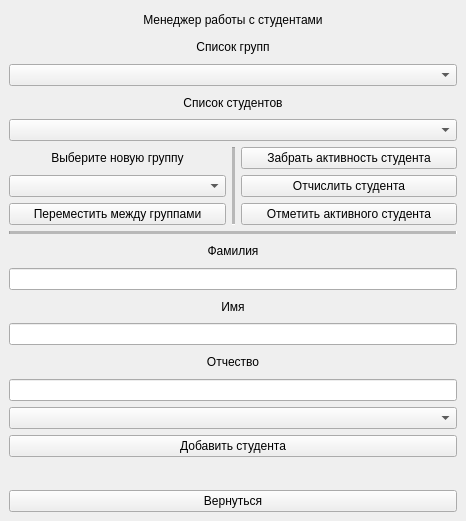
<?xml version="1.0" encoding="UTF-8"?>
<ui version="4.0">
 <class>StudentWork</class>
 <widget class="QMainWindow" name="StudentWork">
  <property name="geometry">
   <rect>
    <x>0</x>
    <y>0</y>
    <width>466</width>
    <height>521</height>
   </rect>
  </property>
  <property name="windowTitle">
   <string>Студенческий состав</string>
  </property>
  <widget class="QWidget" name="centralwidget">
   <layout class="QGridLayout" name="gridLayout">
    <item row="0" column="0">
     <layout class="QGridLayout" name="gridLayout_3">
      <property name="sizeConstraint">
       <enum>QLayout::SetFixedSize</enum>
      </property>
      <item row="14" column="0" colspan="3">
       <widget class="QLabel" name="label_5">
        <property name="text">
         <string>Имя</string>
        </property>
        <property name="alignment">
         <set>Qt::AlignCenter</set>
        </property>
       </widget>
      </item>
      <item row="2" column="0" colspan="3">
       <widget class="QComboBox" name="gru"/>
      </item>
      <item row="19" column="0" colspan="3">
       <widget class="QPushButton" name="addStuBut">
        <property name="text">
         <string>Добавить студента</string>
        </property>
       </widget>
      </item>
      <item row="6" column="0">
       <widget class="QLabel" name="label_13">
        <property name="text">
         <string>Выберите новую группу</string>
        </property>
        <property name="alignment">
         <set>Qt::AlignCenter</set>
        </property>
       </widget>
      </item>
      <item row="16" column="0" colspan="3">
       <widget class="QLabel" name="label_4">
        <property name="text">
         <string>Отчество</string>
        </property>
        <property name="alignment">
         <set>Qt::AlignCenter</set>
        </property>
       </widget>
      </item>
      <item row="13" column="0" colspan="3">
       <widget class="QLineEdit" name="stuSurname"/>
      </item>
      <item row="0" column="0" colspan="3">
       <widget class="QLabel" name="label_3">
        <property name="minimumSize">
         <size>
          <width>0</width>
          <height>0</height>
         </size>
        </property>
        <property name="maximumSize">
         <size>
          <width>16777215</width>
          <height>16777215</height>
         </size>
        </property>
        <property name="text">
         <string>Менеджер работы с студентами</string>
        </property>
        <property name="alignment">
         <set>Qt::AlignCenter</set>
        </property>
       </widget>
      </item>
      <item row="4" column="0" colspan="3">
       <widget class="QComboBox" name="stu"/>
      </item>
      <item row="12" column="0" colspan="3">
       <widget class="QLabel" name="label_6">
        <property name="text">
         <string>Фамилия</string>
        </property>
        <property name="alignment">
         <set>Qt::AlignCenter</set>
        </property>
       </widget>
      </item>
      <item row="7" column="0">
       <widget class="QComboBox" name="moveNewGru"/>
      </item>
      <item row="18" column="0" colspan="3">
       <widget class="QComboBox" name="pickGru"/>
      </item>
      <item row="6" column="1" rowspan="3">
       <widget class="Line" name="line_9">
        <property name="midLineWidth">
         <number>20</number>
        </property>
        <property name="orientation">
         <enum>Qt::Vertical</enum>
        </property>
       </widget>
      </item>
      <item row="20" column="0" colspan="3">
       <widget class="QLabel" name="statusStu">
        <property name="text">
         <string/>
        </property>
        <property name="alignment">
         <set>Qt::AlignCenter</set>
        </property>
       </widget>
      </item>
      <item row="8" column="0">
       <widget class="QPushButton" name="moveStuBut">
        <property name="text">
         <string>Переместить между группами</string>
        </property>
       </widget>
      </item>
      <item row="17" column="0" colspan="3">
       <widget class="QLineEdit" name="stuPar"/>
      </item>
      <item row="3" column="0" colspan="3">
       <widget class="QLabel" name="label_12">
        <property name="text">
         <string>Список студентов</string>
        </property>
        <property name="alignment">
         <set>Qt::AlignCenter</set>
        </property>
       </widget>
      </item>
      <item row="15" column="0" colspan="3">
       <widget class="QLineEdit" name="stuName"/>
      </item>
      <item row="1" column="0" colspan="3">
       <widget class="QLabel" name="label_10">
        <property name="text">
         <string>Список групп</string>
        </property>
        <property name="alignment">
         <set>Qt::AlignCenter</set>
        </property>
       </widget>
      </item>
      <item row="11" column="0" colspan="3">
       <widget class="Line" name="line_8">
        <property name="midLineWidth">
         <number>20</number>
        </property>
        <property name="orientation">
         <enum>Qt::Horizontal</enum>
        </property>
       </widget>
      </item>
      <item row="8" column="2">
       <widget class="QPushButton" name="addActive">
        <property name="text">
         <string>Отметить активного студента</string>
        </property>
       </widget>
      </item>
      <item row="7" column="2">
       <widget class="QPushButton" name="removeStuBut">
        <property name="text">
         <string>Отчислить студента</string>
        </property>
       </widget>
      </item>
      <item row="6" column="2">
       <widget class="QPushButton" name="cancelActive">
        <property name="text">
         <string>Забрать активность студента</string>
        </property>
       </widget>
      </item>
     </layout>
    </item>
    <item row="1" column="0">
     <widget class="QPushButton" name="back">
      <property name="text">
       <string>Вернуться</string>
      </property>
     </widget>
    </item>
   </layout>
  </widget>
  <widget class="QMenuBar" name="menubar">
   <property name="geometry">
    <rect>
     <x>0</x>
     <y>0</y>
     <width>466</width>
     <height>22</height>
    </rect>
   </property>
  </widget>
 </widget>
 <resources/>
 <connections/>
</ui>
